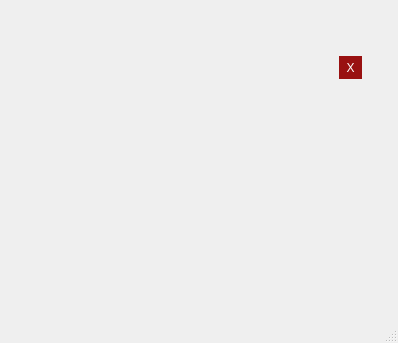
<?xml version="1.0" encoding="UTF-8"?>
<ui version="4.0">
 <class>confirm_dlg</class>
 <widget class="QDialog" name="confirm_dlg">
  <property name="windowModality">
   <enum>Qt::ApplicationModal</enum>
  </property>
  <property name="geometry">
   <rect>
    <x>0</x>
    <y>0</y>
    <width>398</width>
    <height>343</height>
   </rect>
  </property>
  <property name="windowTitle">
   <string>Confirm Dialog</string>
  </property>
  <property name="autoFillBackground">
   <bool>true</bool>
  </property>
  <property name="styleSheet">
   <string notr="true"/>
  </property>
  <property name="sizeGripEnabled">
   <bool>true</bool>
  </property>
  <property name="modal">
   <bool>true</bool>
  </property>
  <layout class="QVBoxLayout" name="verticalLayout_2">
   <property name="margin">
    <number>9</number>
   </property>
   <item>
    <widget class="QLabel" name="predefined_style_lbl">
     <property name="sizePolicy">
      <sizepolicy hsizetype="Preferred" vsizetype="Fixed">
       <horstretch>0</horstretch>
       <verstretch>0</verstretch>
      </sizepolicy>
     </property>
     <property name="accessibleName">
      <string/>
     </property>
     <property name="styleSheet">
      <string notr="true"/>
     </property>
     <property name="text">
      <string/>
     </property>
     <property name="alignment">
      <set>Qt::AlignLeading|Qt::AlignLeft|Qt::AlignVCenter</set>
     </property>
     <property name="margin">
      <number>0</number>
     </property>
    </widget>
   </item>
   <item>
    <widget class="QWidget" name="background_wid" native="true">
     <property name="accessibleName">
      <string>background_wid</string>
     </property>
     <property name="autoFillBackground">
      <bool>true</bool>
     </property>
     <property name="styleSheet">
      <string notr="true"/>
     </property>
     <layout class="QHBoxLayout" name="horizontalLayout_3">
      <item>
       <widget class="QWidget" name="main_widget" native="true">
        <property name="sizePolicy">
         <sizepolicy hsizetype="Expanding" vsizetype="Preferred">
          <horstretch>0</horstretch>
          <verstretch>0</verstretch>
         </sizepolicy>
        </property>
        <property name="maximumSize">
         <size>
          <width>16777215</width>
          <height>16777215</height>
         </size>
        </property>
        <property name="accessibleName">
         <string>main_wid</string>
        </property>
        <property name="autoFillBackground">
         <bool>true</bool>
        </property>
        <property name="styleSheet">
         <string notr="true"/>
        </property>
        <layout class="QVBoxLayout" name="verticalLayout_3">
         <property name="spacing">
          <number>9</number>
         </property>
         <property name="topMargin">
          <number>9</number>
         </property>
         <item>
          <widget class="QWidget" name="topbar_hlay" native="true">
           <property name="sizePolicy">
            <sizepolicy hsizetype="Preferred" vsizetype="Fixed">
             <horstretch>0</horstretch>
             <verstretch>0</verstretch>
            </sizepolicy>
           </property>
           <property name="accessibleName">
            <string>topbar_hlay</string>
           </property>
           <property name="styleSheet">
            <string notr="true"/>
           </property>
           <layout class="QHBoxLayout" name="horizontalLayout">
            <item>
             <spacer name="topbar_hspace">
              <property name="orientation">
               <enum>Qt::Horizontal</enum>
              </property>
              <property name="sizeHint" stdset="0">
               <size>
                <width>40</width>
                <height>20</height>
               </size>
              </property>
             </spacer>
            </item>
            <item>
             <widget class="QToolButton" name="close_btn">
              <property name="styleSheet">
               <string notr="true">QToolButton{
    padding:3px;
    background-color:#911;
    color:#fff;
    border: 0 solid;
}
QToolButton::hover{
    background-color:#c44;
    color:#fff;
    border:0 solid;
}</string>
              </property>
              <property name="text">
               <string>X</string>
              </property>
              <property name="iconSize">
               <size>
                <width>24</width>
                <height>24</height>
               </size>
              </property>
              <property name="checkable">
               <bool>false</bool>
              </property>
              <property name="autoRaise">
               <bool>true</bool>
              </property>
              <property name="arrowType">
               <enum>Qt::NoArrow</enum>
              </property>
             </widget>
            </item>
           </layout>
          </widget>
         </item>
         <item>
          <layout class="QVBoxLayout" name="maincontent_vlay">
           <property name="topMargin">
            <number>0</number>
           </property>
           <property name="bottomMargin">
            <number>0</number>
           </property>
           <item>
            <widget class="QLabel" name="message_lbl">
             <property name="sizePolicy">
              <sizepolicy hsizetype="Preferred" vsizetype="Fixed">
               <horstretch>0</horstretch>
               <verstretch>0</verstretch>
              </sizepolicy>
             </property>
             <property name="text">
              <string/>
             </property>
            </widget>
           </item>
           <item>
            <layout class="QVBoxLayout" name="inner_widget_vlay">
             <property name="spacing">
              <number>6</number>
             </property>
            </layout>
           </item>
           <item>
            <layout class="QHBoxLayout" name="actions_vlay">
             <property name="topMargin">
              <number>0</number>
             </property>
             <item>
              <spacer name="hspace">
               <property name="orientation">
                <enum>Qt::Horizontal</enum>
               </property>
               <property name="sizeType">
                <enum>QSizePolicy::Preferred</enum>
               </property>
               <property name="sizeHint" stdset="0">
                <size>
                 <width>0</width>
                 <height>20</height>
                </size>
               </property>
              </spacer>
             </item>
            </layout>
           </item>
          </layout>
         </item>
        </layout>
       </widget>
      </item>
     </layout>
    </widget>
   </item>
  </layout>
 </widget>
 <resources/>
 <connections/>
</ui>
